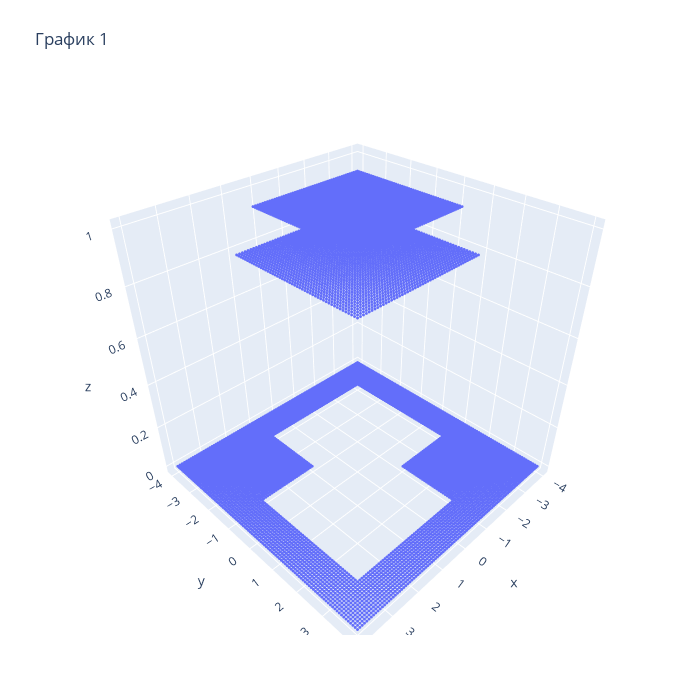

Notebook code cell kept with this figure:
### Code cell
fig = go.Figure(data=[go.Scatter3d(z=z_list, x=x_list, y=y_list, mode='markers')])
fig.update_layout(
    title='График 1', autosize=False,
                  width=700, height=700,
                  margin=dict(l=65, r=50, b=65, t=90)
                  )
fig.update_traces(marker=dict(size=1))
fig.show()

### Figure 1 — Plotly figure (JSON) as saved in the notebook; plotly's stock layout.template omitted (floating-point values rounded to 4 significant figures; data arrays with more than 128 entries replaced by an {"elided": "..."} marker saying what was removed)
{"data": [{"marker": {"size": 1}, "mode": "markers", "type": "scatter3d", "x": {"elided": "10000 float values"}, "y": {"elided": "10000 float values"}, "z": {"elided": "10000 int values"}}], "layout": {"autosize": false, "height": 700, "margin": {"b": 65, "l": 65, "r": 50, "t": 90}, "title": {"text": "График 1"}, "width": 700}}
